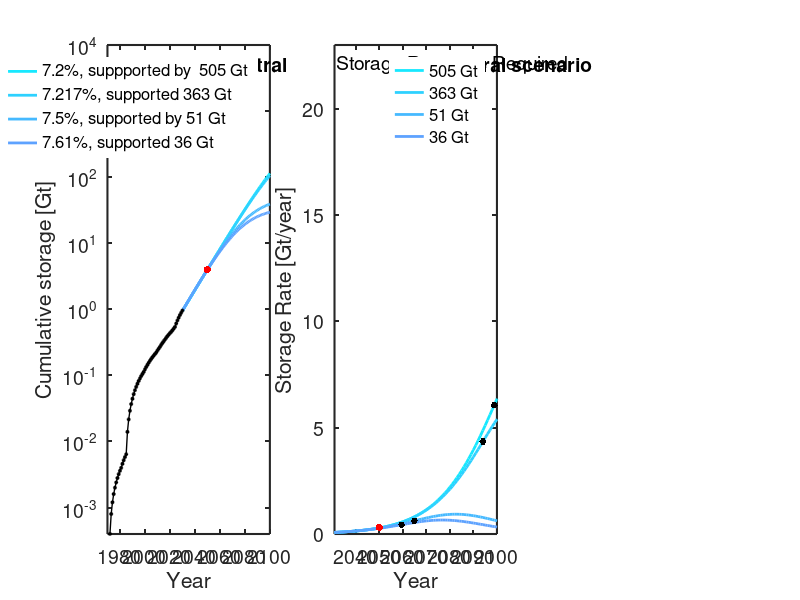

The MATLAB source for this figure:
% US national 

clear all
close all
set(0,'DefaultAxesFontSize',14, 'defaultlinelinewidth', 2,...
    'DefaultAxesTitleFontWeight', 'normal')

% Define colormaps, note that colorbrewer was used for manuscript figures,
% and requires additional packages
summercc = summer(6); 
autumncc = flipud(autumn(6)); 
greycc = flipud(gray(6)); 
coolcc = (cool(12)); 
%% Load Data - historical data 
load('USdata.txt')
years = USdata(:,1); % years
qinj = USdata(:,2); % MT - storage rate 
Q = USdata(:,3)./1000; % Gt - cumulative storage 
%% Load Data - Central scenario by CNP
load('CumulativeStorageCentral.txt')
years1 = CumulativeStorageCentral(:,1); % years
qinj1 = CumulativeStorageCentral(:,4); % MT - storage rate 
%% Input
% Growth rate fit to current data
w = 0.09;
% possible storage capacity required in 2100
Qinf = [506];
% Fit peak years
peak_year = [2100]; 
% Input for models with change in rate in 2030
year_rate_change = (2030);
% rate change
rtarget4 = [0.072, 0.07217, 0.075, 0.0761]; % Central 4 Gt
% resulting storage to meet 2100 target

Qtarget4 =[505.4473, 362.7771, 50.7197, 35.5949]; % mod 506, 366, 50.6, 36.6 - obs 505.4473, 362.7771, 50.7197, 35.5949
% resulting peak injection
peak_target4 = [2117.1, 2112.3, 2082.5, 2076.8];
% vector defining years c5alculate model output
x = [years(1):2100];
%% Plot cumulative storage
figure('position', [105  337  1700  441])
subplot(1,3,1)
hold on



for i=1:length(Qtarget4)
    % trajectory from 8.6 and a rate change to 10.6
    cum_at_rate_change = exp(year_rate_change.*w).*exp(-182.6431721);
    x2 = [year_rate_change:2100];
    
    C = (Qtarget4(i)-cum_at_rate_change);
    pt = (C./(1+exp(rtarget4(i)*(peak_target4(i)-x2))));
    plot(x2,pt, 'color', coolcc(i+1,:))
end


% Plot actual data - historical growth data 
plot(years(1:end), Q(1:end),'-ok','MarkerFaceColor', 'k','MarkerSize',2, 'linewidth', 1,'HandleVisibility','off')
set(gca, 'YScale', 'log')

% Plot 4 Gt in 2050
plot(2050, 4, '.r', 'markersize', 16,'HandleVisibility','off')

% Large plot axis
text(1972, 5000, 'Growth Rates', 'fontsize', 14)
axis([1970 2100 10^-3.4 10^4])
legend({[num2str(rtarget4(1)*100), '%, suppported by  505 Gt'], [num2str(rtarget4(2)*100), '%, supported 363 Gt'],...
     [num2str(rtarget4(3)*100), '%, supported by 51 Gt'],...
     [num2str(rtarget4(4)*100), '%, supported 36 Gt']}, ...
    'Box', 'off',  'fontsize', 12, 'Position', ...
    [0.159 0.63 0.07 0.2630])
xlabel('Year')
ylabel('Cumulative storage [Gt]')
box on
set(gca, 'YScale', 'log')
set(gca, 'Color', 'white');
set(gca,'linewidth',1.5)
text(2060,5000, 'Central', 'fontsize', 14, 'FontWeight', 'bold')
%% Storage rate subplot
subplot(1,3,2)
hold on

    
% Calculate rate change storage curves of Qtarget2
for i=1:length(Qtarget4)
    cum_2030 = exp(year_rate_change.*w).*exp(-182.6431721);
    x2 = [year_rate_change:2150];
    
    C = (Qtarget4(i)-cum_2030);
    
    yrate2 = (C.*rtarget4(i).*exp(rtarget4(i).*(peak_target4(i)-x2)))./((1+exp(rtarget4(i).*(peak_target4(i)-x2))).^2);
    
    plot(x2,yrate2, 'color', coolcc(i+1,:))
end



    % Calculate inflection years
inflection_time_red = peak_target4-log(2+sqrt(3))./rtarget4;
C = (Qtarget4-cum_2030);
y_inflect_red = (C.*rtarget4.*exp(rtarget4.*(peak_target4-inflection_time_red)))./...
        ((1+exp(rtarget4.*(peak_target4-inflection_time_red))).^2);

    
% Label and plot inflection years  

plot(inflection_time_red, y_inflect_red, '.k', 'markersize', 15)



plot(2050, 0.316, '.r', 'markersize', 16,'HandleVisibility','off')
% Format and annotate plot
box on
xlabel('Year')
ylabel('Storage Rate [Gt/year]')
set(gca,'linewidth',1.5)
set(gca, 'Color', 'white')
axis([2031 2100 0 23])
set(gcf, 'Color', [1,1,1]);


text(2032, 22.1, sprintf('Storage Resource Required'), 'fontsize', 14)
legend({
    [num2str(round(Qtarget4(1))), ' Gt'],[num2str(round(Qtarget4(2))), ' Gt'],...
    [num2str(round(Qtarget4(3))), ' Gt'],[num2str(round(Qtarget4(4))), ' Gt']}, ...
    'Box', 'off',  'fontsize', 12,... 
    'Position',[0.444 0.63 0.07 0.2630])
text(2075,22.1, 'Central scenario', 'fontsize', 14, 'FontWeight', 'bold')